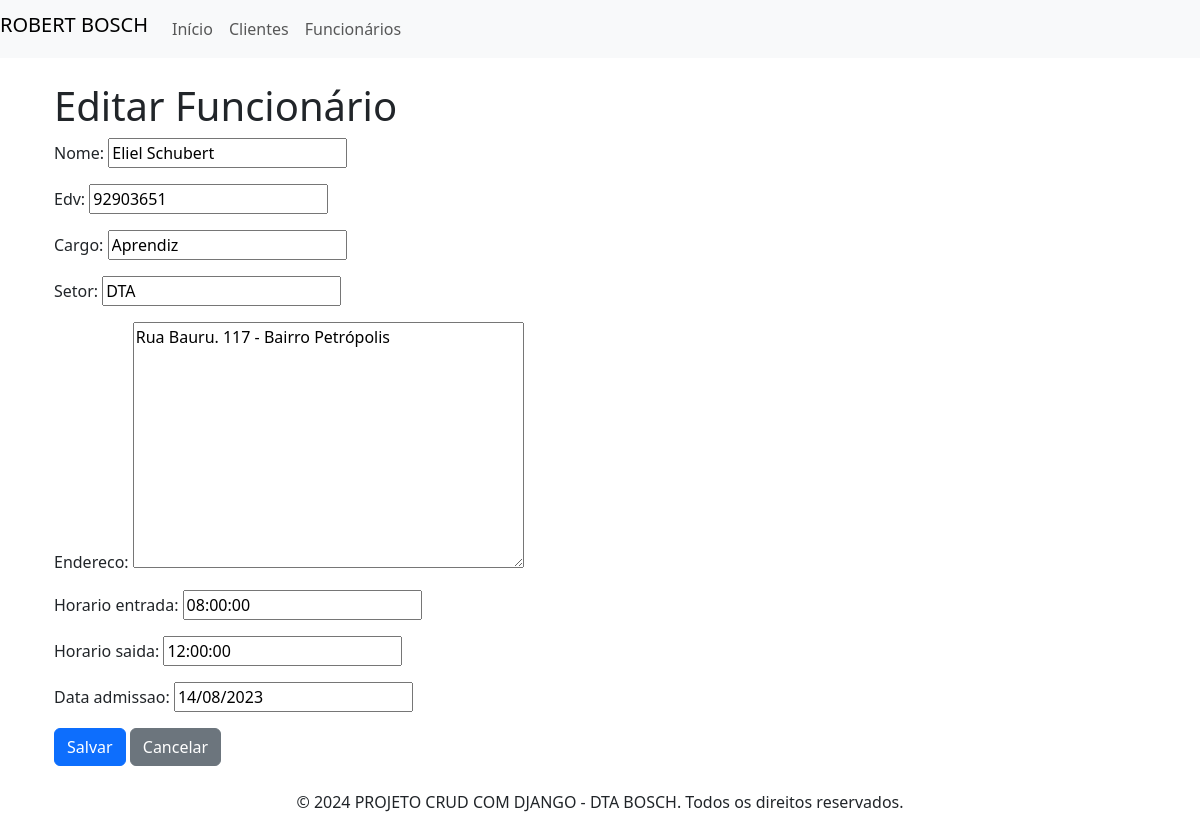
The app's page /funcionarios/editar/4/ with its own data.
### funcionarios/models.py (models this page shows, shortened)
class Funcionario(models.Model):
    nome = models.CharField(max_length = 100)
    edv = models.CharField(max_length = 8, unique = True)
    cargo = models.CharField(max_length = 100)
    setor = models.CharField(max_length = 100)
    endereco = models.TextField()
    horario_entrada = models.TimeField(blank=False)
    horario_saida = models.TimeField(blank=False)
    data_admissao = models.DateField(blank=False)

### funcionarios/views.py (the view)
# urls.py: path('editar/<int:pk>/', views.edita_funcionario, name='edita_funcionario'),
def edita_funcionario(request, pk):
    funcionario = get_object_or_404(Funcionario, pk=pk)
    if request.method == 'POST':
        form = FuncionarioForm(request.POST, instance=funcionario)
        if form.is_valid():
            form.save()
            return redirect('lista_funcionarios')
    else:
        form = FuncionarioForm(instance=funcionario)
    return render(request, 'funcionarios/edita_funcionario.html', {'form': form})

### funcionarios/forms.py
class FuncionarioForm(forms.ModelForm):
    class Meta:
        model = Funcionario
        fields = ['nome', 'edv', 'cargo', 'setor', 'endereco', 'horario_entrada', 'horario_saida','data_admissao']

### funcionarios/templates/funcionarios/edita_funcionario.html (shortened to what this page needs)
{% extends "base.html" %}
{% block content %}
<div class="container">
    <h1>Editar Funcionário</h1>
    <form method="post">
        {{ form.as_p }}
        <button type="submit" class="btn btn-primary">Salvar</button>
        <a href="{% url 'lista_funcionarios' %}" class="btn btn-secondary">Cancelar</a>
    </form>
</div>
{% endblock %}

### records on screen
Funcionario: nome "Eliel Schubert", edv "92903651", cargo "Aprendiz", setor "DTA", endereco "Rua Bauru. 117 - Bairro Petrópolis", horario_entrada "08:00:00", horario_saida "12:00:00", data_admissao "14/08/2023"
